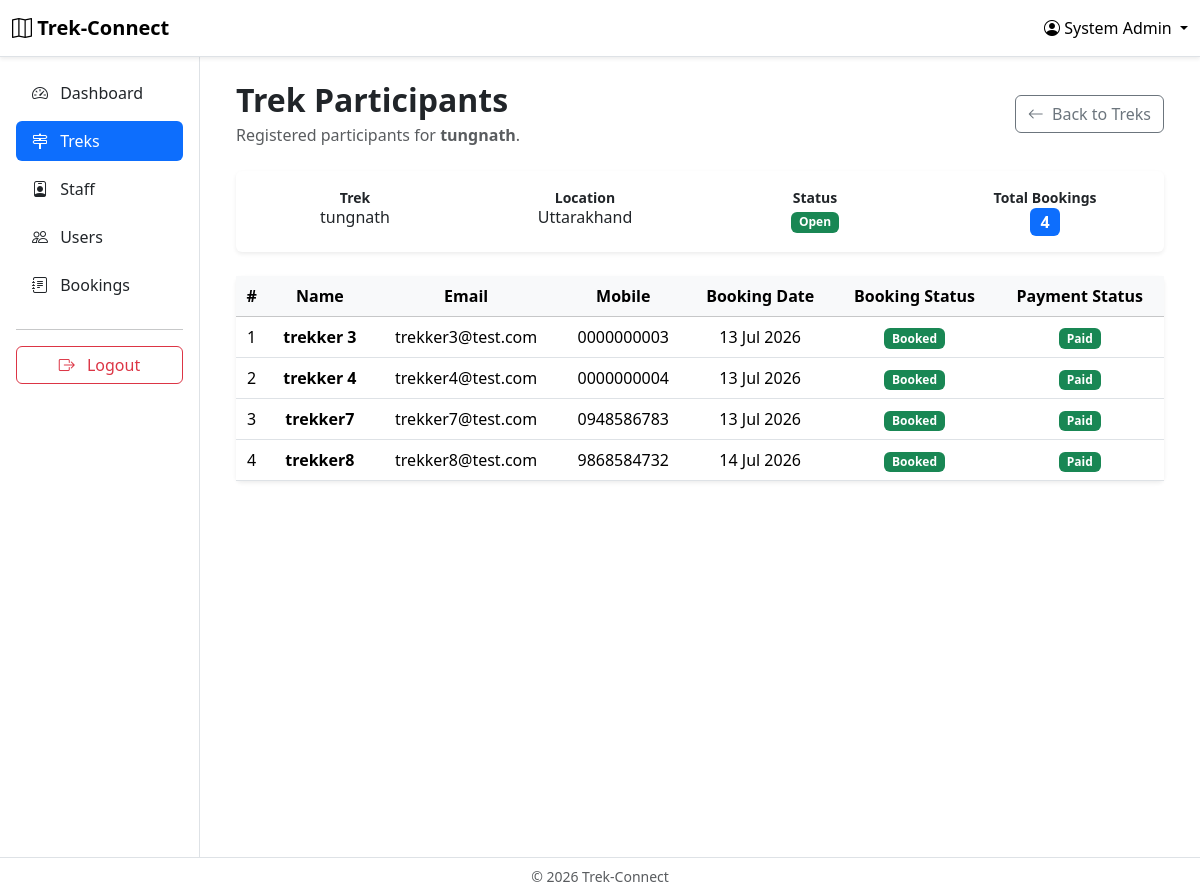
Screenshot of /admin/treks/2/participants (signed in) with the database file from the repository.
### app/models.py (models this page shows)
class User(UserMixin, db.Model):
    __tablename__ = "users"
    id = db.Column(db.Integer, primary_key=True)
    name = db.Column(db.String(100), nullable=False)
    email = db.Column(db.String(100), unique=True, nullable=False)
    mobile_number = db.Column(db.String(15), unique=True, nullable=False)
    password_hash = db.Column(db.String(255), nullable=False)
    role = db.Column(db.String(20), nullable=False)
    is_blacklisted = db.Column(db.Boolean, default=False)
    created_at = db.Column(db.DateTime, default=datetime.now)
    bookings = db.relationship("Booking", backref="user", lazy=True)
    staff_profile = db.relationship("StaffProfile", backref="user", uselist=False)
    assigned_treks = db.relationship("Trek", secondary=trek_staff, back_populates="assigned_staff")

class Trek(db.Model):
    __tablename__ = "treks"
    id = db.Column(db.Integer, primary_key=True)
    name = db.Column(db.String(100), nullable=False, unique=True)
    location = db.Column(db.String(100), nullable=False)
    difficulty = db.Column(db.String(20), nullable=False)
    duration_days = db.Column(db.Integer, nullable=False)
    description = db.Column(db.Text)
    total_slots = db.Column(db.Integer, nullable=False)
    available_slots = db.Column(db.Integer, nullable=False)
    start_date = db.Column(db.Date, nullable=False)
    end_date = db.Column(db.Date, nullable=False)
    status = db.Column(db.String(20), nullable=False, default="Pending")
    assigned_staff = db.relationship("User", secondary=trek_staff, back_populates="assigned_treks")
    time_added = db.Column(db.DateTime, default=datetime.now)
    image_filename = db.Column(db.String(255), nullable=True)
    price = db.Column(db.Float, nullable=False)
    bookings = db.relationship("Booking", backref="trek", lazy=True)

class Booking(db.Model):
    __tablename__ = "bookings"
    id = db.Column(db.Integer, primary_key=True)
    user_id = db.Column(db.Integer, db.ForeignKey("users.id"), nullable=False)
    trek_id = db.Column(db.Integer, db.ForeignKey("treks.id"), nullable=False)
    booking_date = db.Column(db.DateTime, default=datetime.now)
    status = db.Column(db.String(20), default="Booked")
    payment_status = db.Column(db.String(20), default="Pending")

### app/routes/admin.py (the view)
@admin.route("/treks/<int:trek_id>/participants")
@login_required
@allowed_roles("ADMIN")
def trek_participants(trek_id):
    trek = Trek.query.get_or_404(trek_id)
    return render_template("admin/participants.html",trek=trek)

### app/__init__.py (called while the page is built)
@login_manager.user_loader
def load_user(user_id):
    user = User.query.get(int(user_id))
    if user and user.is_blacklisted == True:
        return None
    return user

### app/templates/admin/participants.html (shortened to what this page needs)
{% extends "base_dashboard.html" %}
{% block sidebar %}
    {% include "components/admin_sidebar.html" %}
{% endblock %}
{% block dashboard_content %}
<div class="container-fluid">
    <div class="d-flex justify-content-between align-items-center mb-4">
        <div>
            <h2 class="fw-bold mb-1">
                Trek Participants
            </h2>
            <p class="text-muted mb-0">
                Registered participants for <strong>{{ trek.name }}</strong>.
            </p>
        </div>
        <a href="{{ url_for('admin.treks') }}" class="btn btn-outline-secondary">
            <i class="bi bi-arrow-left me-1"></i>
            Back to Treks
        </a>
    </div>
    <div class="card shadow-sm border-0 mb-4">
        <div class="card-body">
            <div class="row text-center">
                <div class="col-md-3">
                    <small class="fw-bold d-block">
                        Trek
                    </small>
                    <h6 class="mb-0">
                        {{ trek.name }}
                    </h6>
                </div>
                <div class="col-md-3">
                    <small class="fw-bold d-block">
                        Location
                    </small>
                    <h6 class="mb-0">
                        {{ trek.location }}
                    </h6>
                </div>
                <div class="col-md-3">
                    <small class="fw-bold d-block">
                        Status
                    </small>
                    <span class="badge bg-success">
                        {{ trek.status }}
                    </span>
                </div>
                <div class="col-md-3">
                    <small class="fw-bold d-block">
                        Total Bookings
                    </small>
                    <span class="badge bg-primary fs-6">
                        {{ trek.bookings|length }}
                    </span>
                </div>
            </div>
        </div>
    </div>
    <div class="card shadow-sm border-0">
        <div class="card-body p-0">
            <div class="table-responsive">
                <table class="table table-hover align-middle mb-0 text-center">
                    <thead class="table-light">
                        <tr>
                            <th>#</th>
                            <th>Name</th>
                            <th>Email</th>
                            <th>Mobile</th>
                            <th>Booking Date</th>
                            <th>Booking Status</th>
                            <th>Payment Status</th>
                        </tr>
                    </thead>
                    <tbody>
                    {% for booking in trek.bookings %}
                        <tr>
                            <td>
                                {{ loop.index }}
                            </td>
                            <td class="fw-semibold">
                                {{ booking.user.name }}
                            </td>
                            <td>
                                {{ booking.user.email }}
                            </td>
                            <td>
                                {{ booking.user.mobile_number }}
                            </td>
                            <td>
                                {{ booking.booking_date.strftime("%d %b %Y") }}
                            </td>
                            <td>
                                {% if booking.status == "Booked" %}
                                    <span class="badge bg-success">
                                        Booked
                                    </span>
                                {% elif booking.status == "Cancelled" %}
                                    <span class="badge bg-danger">
                                        Cancelled
                                    </span>
                                {% elif booking.status == "Completed" %}
                                    <span class="badge bg-primary">
                                        Completed
                                    </span>
                                {% else %}
                                    <span class="badge bg-secondary">
                                        {{ booking.status }}
                                    </span>
                                {% endif %}
                            </td>
                            <td>
                                {% if booking.payment_status == "Paid" %}
                                    <span class="badge bg-success">
                                        Paid
                                    </span>
                                {% elif booking.payment_status == "Pending" %}
                                    <span class="badge bg-warning text-dark">
                                        Pending
                                    </span>
                                {% else %}
                                    <span class="badge bg-secondary">
                                        {{ booking.payment_status }}
                                    </span>
                                {% endif %}
                            </td>
                        </tr>
                    {% endfor %}
                    </tbody>
                </table>
            </div>
        </div>
    </div>
</div>
{% endblock %}

### app/templates/base_dashboard.html (shortened to what this page needs)
{% extends "base.html" %}
{% block navbar %}
<nav class="navbar navbar-expand-lg bg-white border-bottom shadow-sm">
    <div class="container-fluid">
        <a class="navbar-brand fw-bold" href="{{ url_for('main.home') }}">
            <i class="bi bi-map"></i> Trek-Connect
        </a>
        <div class="dropdown">
            <a href="#" class="text-black text-decoration-none dropdown-toggle" role="button" data-bs-toggle="dropdown">
                <i class="bi bi-person-circle"></i>
                {{ current_user.name }}
            </a>
                    {% if current_user.role == "ADMIN" %}
                        {% set profile_url = url_for("admin.profile") %}
                    {% elif current_user.role == "STAFF" %}
                        {% set profile_url = url_for("staff.profile") %}
                    {% else %}
                        {% set profile_url = url_for("user.profile") %}
                    {% endif %}
        </div>
    </div>
</nav>
{% endblock %}
{% block content %}
<div class="container-fluid">
    <div class="row">
        <div class="col-md-2 col-lg-2 bg-white border-end min-vh-100 p-0">
            {% block sidebar %}
            {% endblock %}
        </div>
        <div class="col-md-10 col-lg-10 p-4">
            {% block dashboard_content %}
            {% endblock %}
        </div>
    </div>
</div>
{% endblock %}
{% block footer %}
<footer class="border-top bg-white py-2">
    <div class="container-fluid text-center text-muted small">
        &copy; 2026 Trek-Connect
    </div>
</footer>
{% endblock %}

### app/static/css/style.css (style rules this page uses)
html { scroll-behavior: smooth; }

### rows the page displays
User: name "System Admin"
Trek: name "tungnath", location "Uttarakhand", status "Open"
Booking: user.name "trekker 3", user.email "trekker3@test.com", user.mobile_number "0000000003", booking_date "13 Jul 2026", status "Booked", payment_status "Paid"
Booking: user.name "trekker 4", user.email "trekker4@test.com", user.mobile_number "0000000004", booking_date "13 Jul 2026", status "Booked", payment_status "Paid"
Booking: user.name "trekker7", user.email "trekker7@test.com", user.mobile_number "0948586783", booking_date "13 Jul 2026", status "Booked", payment_status "Paid"
Booking: user.name "trekker8", user.email "trekker8@test.com", user.mobile_number "9868584732", booking_date "14 Jul 2026", status "Booked", payment_status "Paid"

### other values shown
{{ trek.bookings|length }} "4"
